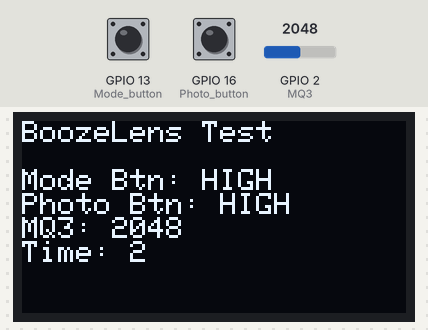
Simulated run of this sketch. Board: ESP32. On the bench: 128×64 one-colour display. The inputs (shaded band) are chosen by the test bench; at power-on: GPIO 13 (Mode_button) HIGH, GPIO 16 (Photo_button) HIGH, GPIO 2 (MQ3) = 2048. What the sketch prints to the serial monitor is not drawn.

Above: at 2.2 s.
2.3 s: GPIO 13 (Mode_button) pulled LOW for 1 s
At 3.4 s:
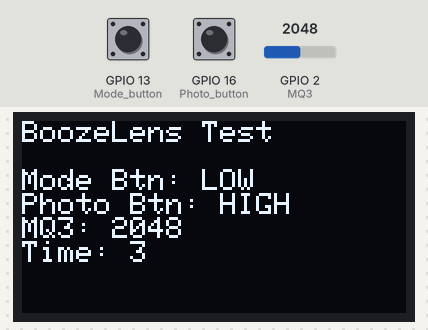
5.6 s: GPIO 16 (Photo_button) pulled LOW for 0.6 s
At 6.9 s:
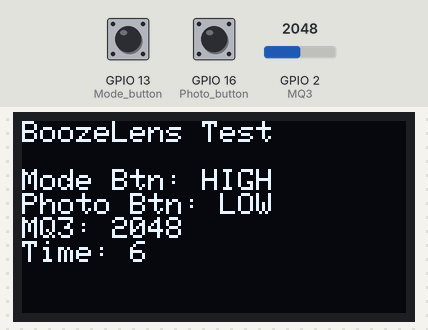
8.6 s: GPIO 2 (MQ3) set to 2866
At 9.4 s:
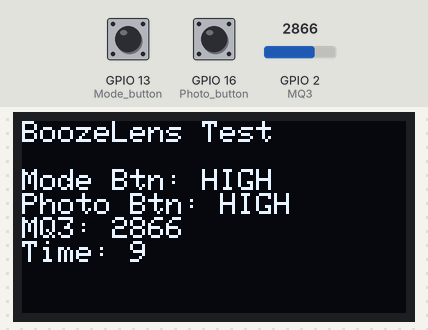
11.6 s: GPIO 13 (Mode_button) pulled LOW for 0.6 s
At 12.9 s:
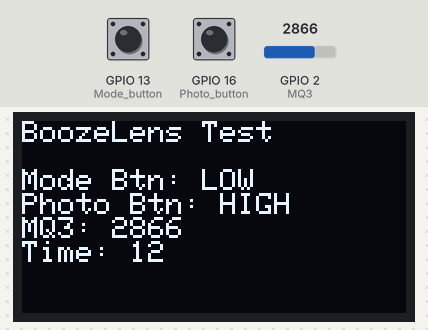
14.6 s: GPIO 16 (Photo_button) pulled LOW for 1 s
At 15.4 s:
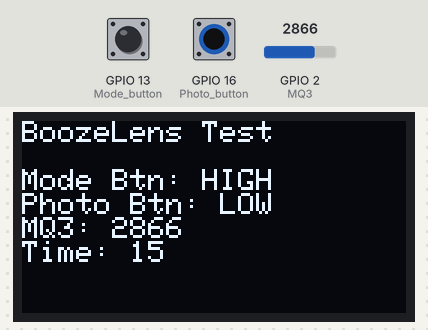
17.6 s: GPIO 2 (MQ3) set to 3603
At 18.9 s:
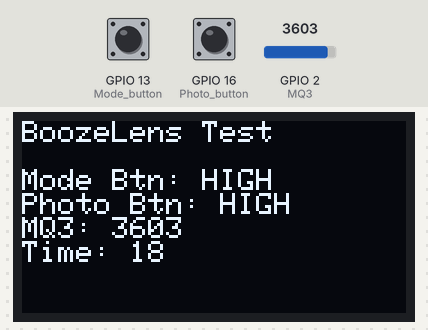
Timing chart, 0 to 20.6 s (numbered marks = the images above; inputs shaded):
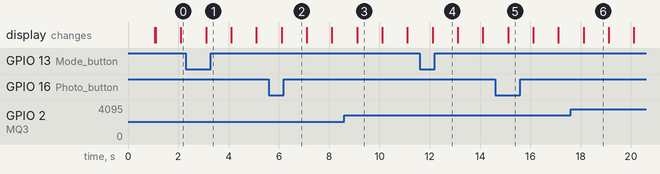

Measured:
- after the input at 2.3 s, the display: changes after 0.80 s (image 1)
- after the input at 5.6 s, the display: changes after 0.51 s (image 2)
- after the input at 11.6 s, the display: changes after 0.51 s (image 4)
- after the input at 14.6 s, the display: changes after 0.52 s (image 5)
- what the display in image 3 shows lasts 1.0 s, from 9.1 s to 10.1 s

The sketch:

boozelens_test.ino
```cpp
/*
 * BoozeLens Hardware Test
 * Simple test to verify ESP32-CAM and OLED are working
 */

#include <Wire.h>
#include <Adafruit_GFX.h>
#include <Adafruit_SSD1306.h>

// Pin Configuration - EXACTLY as you wired
#define SDA_PIN 15
#define SCL_PIN 14

// OLED Configuration
#define SCREEN_WIDTH 128
#define SCREEN_HEIGHT 64
#define OLED_RESET -1
Adafruit_SSD1306 display(SCREEN_WIDTH, SCREEN_HEIGHT, &Wire, OLED_RESET);

void setup() {
    Serial.begin(115200);
    delay(1000); // Give time for serial

    Serial.println("\n\n=== BoozeLens Hardware Test ===");
    Serial.println("Starting...");

    // Initialize I2C with your pins
    Wire.begin(SDA_PIN, SCL_PIN);
    Serial.println("I2C initialized on pins SDA=15, SCL=14");

    // Scan for I2C devices
    Serial.println("Scanning for I2C devices...");
    byte error, address;
    int nDevices = 0;

    for(address = 1; address < 127; address++) {
        Wire.beginTransmission(address);
        error = Wire.endTransmission();

        if (error == 0) {
            Serial.print("I2C device found at address 0x");
            if (address < 16) Serial.print("0");
            Serial.print(address, HEX);
            Serial.println(" !");
            nDevices++;
        }
    }

    if (nDevices == 0) {
        Serial.println("No I2C devices found. Check wiring!");
        Serial.println("SDA should be on GPIO 15");
        Serial.println("SCL should be on GPIO 14");
        Serial.println("OLED needs 3.3V and GND");
    } else {
        Serial.println("Found " + String(nDevices) + " I2C device(s)");
    }

    // Try to initialize display
    Serial.println("\nTrying to initialize OLED...");
    if(!display.begin(SSD1306_SWITCHCAPVCC, 0x3C)) {
        Serial.println("SSD1306 allocation failed!");
        Serial.println("Check:");
        Serial.println("- OLED VCC to 3.3V (NOT 5V!)");
        Serial.println("- OLED GND to GND");
        Serial.println("- OLED SDA to GPIO 15");
        Serial.println("- OLED SCL to GPIO 14");
    } else {
        Serial.println("OLED initialized successfully!");

        // Show test pattern
        display.clearDisplay();
        display.setTextSize(1);
        display.setTextColor(SSD1306_WHITE);
        display.setCursor(0,0);
        display.println("BoozeLens Test");
        display.println("OLED Working!");
        display.println("");
        display.print("ESP32-CAM Test");
        display.display();
    }

    // Test other pins
    pinMode(2, INPUT);   // MQ3
    pinMode(13, INPUT_PULLUP); // Mode button
    pinMode(16, INPUT_PULLUP); // Photo button

    Serial.println("\nPin states:");
    Serial.print("MQ3 (GPIO2): ");
    Serial.println(analogRead(2));
    Serial.print("Mode Button (GPIO13): ");
    Serial.println(digitalRead(13));
    Serial.print("Photo Button (GPIO16): ");
    Serial.println(digitalRead(16));
}

void loop() {
    // Print button states
    static unsigned long lastPrint = 0;
    if (millis() - lastPrint > 1000) {
        lastPrint = millis();

        Serial.println("\n--- Status ---");
        Serial.print("Mode Button: ");
        Serial.println(digitalRead(13) ? "HIGH" : "LOW");
        Serial.print("Photo Button: ");
        Serial.println(digitalRead(16) ? "HIGH" : "LOW");
        Serial.print("MQ3 Raw: ");
        Serial.println(analogRead(2));

        // Update display
        display.clearDisplay();
        display.setCursor(0,0);
        display.println("BoozeLens Test");
        display.println("");
        display.print("Mode Btn: ");
        display.println(digitalRead(13) ? "HIGH" : "LOW");
        display.print("Photo Btn: ");
        display.println(digitalRead(16) ? "HIGH" : "LOW");
        display.print("MQ3: ");
        display.println(analogRead(2));
        display.print("Time: ");
        display.println(millis()/1000);
        display.display();
    }
}

/*
 * Troubleshooting Power Issues:
 *
 * 1. ESP32-CAM not turning on:
 *    - Check 5V goes to 5V pin (NOT 3.3V pin)
 *    - Check GND connection
 *    - Try powering ONLY the ESP32-CAM first
 *    - Remove all other connections
 *
 * 2. OLED not turning on:
 *    - MUST use 3.3V (NOT 5V) - 5V will damage it!
 *    - Check I2C connections (SDA=15, SCL=14)
 *    - Try different I2C address (0x3C or 0x3D)
 *
 * 3. Common issues:
 *    - Breadboard power rails not connected
 *    - Bad jumper wires
 *    - ESP32-CAM pins not making good contact
 *    - Power supply issue (try USB power first)
 */
```
